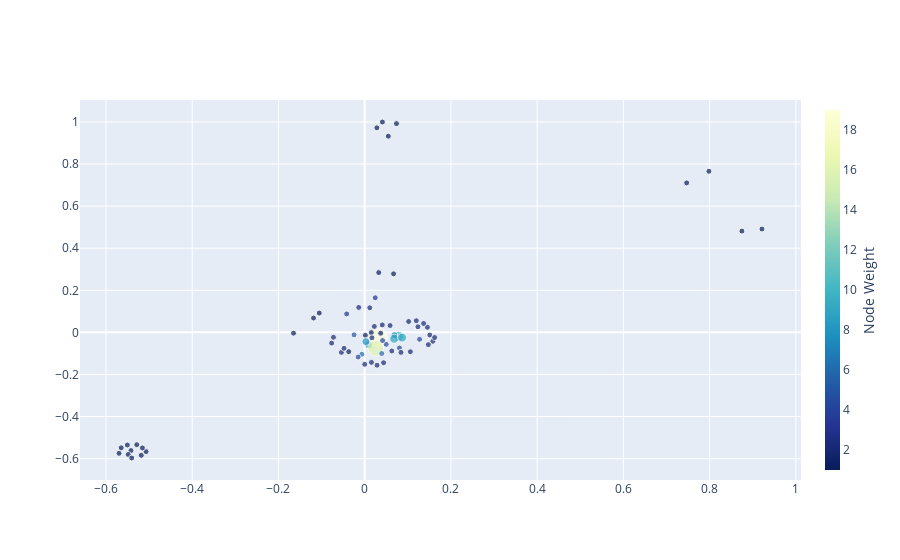

Notebook cell for this chart:
### Code cell
fig = go.Figure(node_trace)
fig.show()
